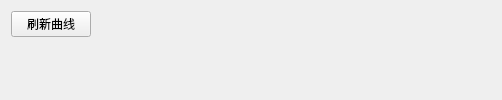
<?xml version="1.0" encoding="UTF-8"?>
<ui version="4.0">
 <class>EnvChartPage</class>
 <widget class="QWidget" name="EnvChartPage">
  <layout class="QVBoxLayout" name="verticalLayout">
   <item>
    <layout class="QHBoxLayout" name="horizontalLayout">
     <item><widget class="QPushButton" name="btnReload"><property name="text"><string>刷新曲线</string></property></widget></item>
     <item>
      <spacer name="horizontalSpacer">
       <property name="orientation"><enum>Qt::Horizontal</enum></property>
       <property name="sizeHint" stdset="0"><size><width>400</width><height>20</height></size></property>
      </spacer>
     </item>
    </layout>
   </item>
   <item>
    <widget class="QWidget" name="chartHost">
     <property name="minimumHeight"><number>420</number></property>
    </widget>
   </item>
  </layout>
 </widget>
 <resources/>
 <connections/>
</ui>
